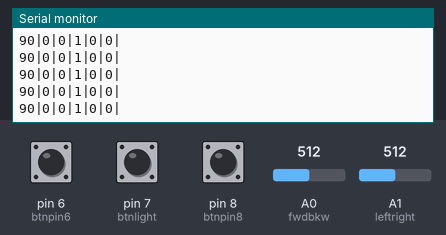
This sketch was run on a simulated Arduino Uno, built with avr-gcc and run on an emulated ATmega328P. Parts: the last lines printed to the serial monitor. Inputs (shaded band) come from the test bench; at power-on: A0 (fwdbkw) = 512, A1 (leftright) = 512, pin 6 (btnpin6) LOW, pin 7 (btnlight) LOW, pin 8 (btnpin8) LOW. No radio packets arrive unless stated.

Above: at 1.2 s.
1.3 s: A0 (fwdbkw) set to 576
4.3 s: A0 (fwdbkw) set to 602
At 5.4 s:
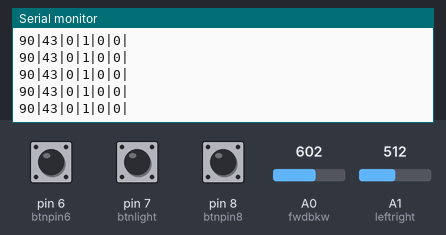
7.3 s: A1 (leftright) set to 561
At 8.3 s:
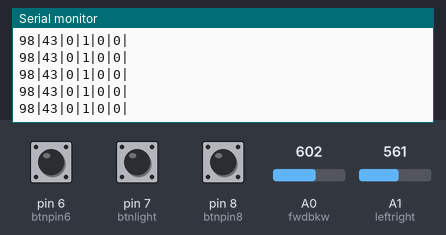
10.3 s: A1 (leftright) set to 586
At 11.0 s:
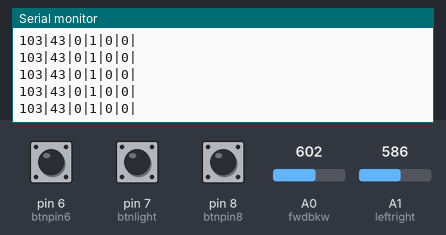
Timing chart, 0 to 13.3 s (numbered marks = the images above; inputs shaded):
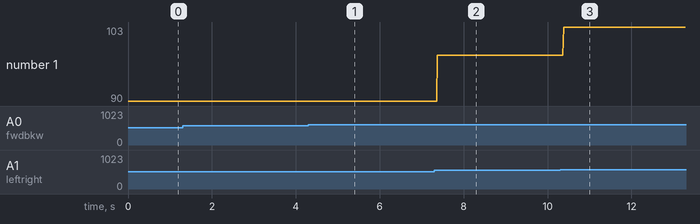

The sketch:

Ferestande.ino
```cpp
#include <RF24.h>
#include <SPI.h>

RF24 radio(9, 10);
const byte pipe[6] = "101000";

int fwdbkw = A0;
int leftright = A1;
int btnpin8 = 8;
int btnpin6 = 6;
int btnlight = 7;
int angle , condition ,  power ,btnstate , lightstate , btn6state, old_btnstate , old_lightstate , old_btn6state;
String message;
char result[50];
long mtime = 0;

void setup() {
  Serial.begin(9600);
  radio.begin();
  radio.openWritingPipe(pipe);
  radio.setPALevel(RF24_PA_MIN);
  radio.stopListening();
  pinMode(btnpin8 , INPUT);
  pinMode(btnpin6 , INPUT);
  pinMode(btnlight , INPUT);
  old_btnstate = 0;
  old_lightstate = 0;
  old_btn6state = 0;
}


void loop() {
  message = "";

  int value = analogRead(leftright);
  angle = map(value, 0, 1023, 0, 180);

  if(value <= 537 && value >= 500)
  {
    angle = 90;
  }

  int valuep = analogRead(fwdbkw);
  power = map(valuep, 516, 1023, 0, 255);

//------- my petansiometer tolerance
  if(power > -35 && power < 35)
  {
    power = 0;
  }

  if(power < -220)
  {
    power = -255;
  }
//----------------------------

  if(power < 0 )
  {
    condition = 0;
    power = power * (-1);
  }
  else
  {
    condition = 1;
  }

//------- my petansiometer tolerance
  if(power > 245)
  {
    power = 255;
  }
//----------------------------------

  if (digitalRead(btnpin8) == HIGH && old_btnstate == 0 && millis() - mtime > 200)
  {
    btnstate = 1;
    old_btnstate = 1;
    mtime = millis();
  }
  else if (digitalRead(btnpin8) == HIGH && old_btnstate == 1 && millis() - mtime > 200)
  {
    btnstate = 0;
    old_btnstate = 0;
    mtime = millis();
  }

  //---------------------------------------

  if (digitalRead(btnlight) == HIGH && old_lightstate == 0 && millis() - mtime > 200)
  {
    lightstate = 1;
    old_lightstate = 1;
    mtime = millis();
  }
  else if (digitalRead(btnlight) == HIGH && old_lightstate == 1 && millis() - mtime > 200)
  {
    lightstate = 0;
    old_lightstate = 0;
    mtime = millis();
  }

   //---------------------------------------


   if (digitalRead(btnpin6) == HIGH && old_btn6state == 0 && millis() - mtime > 200)
  {
    btn6state = 1;
    old_btn6state = 1;
    mtime = millis();
  }
  else if (digitalRead(btnpin6) == HIGH && old_btn6state == 1 && millis() - mtime > 200)
  {
    btn6state = 0;
    old_btn6state = 0;
    mtime = millis();
  }

   //---------------------------------------
  message += angle;
  message += "|";
  message += power;
  message += "|";
  message += btnstate;
  message += "|";
  message += condition;
  message += "|";
  message += lightstate;
  message += "|";
  message += btn6state;
  message += "|";

  //message = angle|power|frontlight|condition(F/B)|toplight
  message.toCharArray(result , 50);

  if(radio.write(&result, sizeof(result)))
  {
      Serial.println(message);
  }

}
```

Measured:
- after the input at 4.3 s, the serial monitor: prints a new line after 0.08 s (image 1)
- after the input at 7.3 s, the serial monitor: prints a new line after 0.07 s (image 2)
- after the input at 10.3 s, the serial monitor: prints a new line after 0.08 s (image 3)
- plotted number 1: 90 → 98 after the input at 7.3 s, 98 → 103 after the input at 10.3 s
